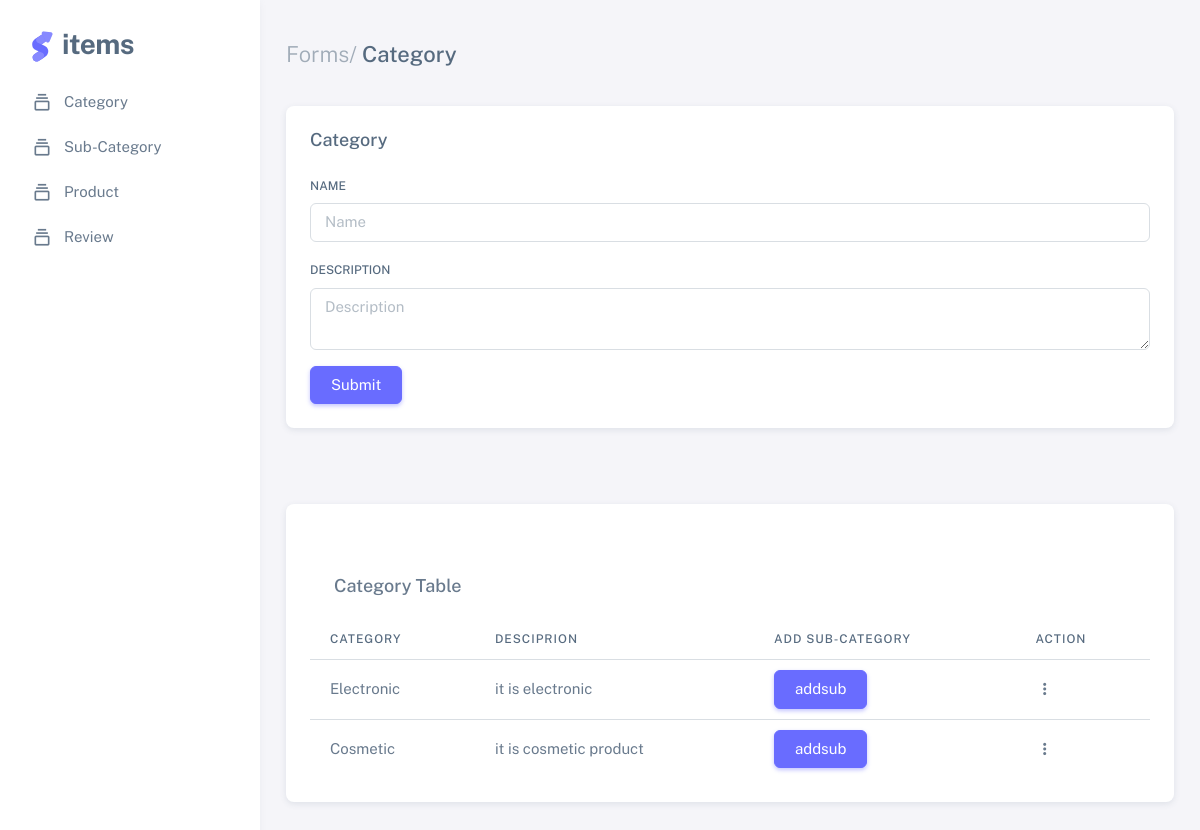
The page / on the database its author committed.
### brand/models.py (models this page shows, shortened)
class Category(models.Model):
	category_name = models.CharField(max_length=100)
	category_desc = models.TextField(blank=True,null=True)

### brand/views.py (the view, shortened to what this page needs)
# urls.py: path('',CategoryView.as_view(),name='category'),
class CategoryView(View):
	def get(self,request):
		categoryobj= Category.objects.all()
		return render (request,'category.html',{'categoryobj':categoryobj})

### template/category.html (shortened to what this page needs)
{% load static %}
<!DOCTYPE html>
<html
  lang="en"
  class="light-style layout-menu-fixed layout-compact"
  dir="ltr"
  data-theme="theme-default"
  data-template="vertical-menu-template-free">
  <head>
    <link rel="stylesheet" href="{% static 'assets/vendor/fonts/boxicons.css' %}" />
    <link rel="stylesheet" href="{% static 'assets/vendor/css/core.css' %}" class="template-customizer-core-css" />
    <link rel="stylesheet" href="{% static 'assets/vendor/css/theme-default.css' %}" class="template-customizer-theme-css" />
    <link rel="stylesheet" href="{% static 'assets/css/demo.css' %}" />
    <link rel="stylesheet" href="{% static 'assets/vendor/libs/perfect-scrollbar/perfect-scrollbar.css' %}" />
    <link rel="stylesheet" href="{% static 'assets/vendor/libs/apex-charts/apex-charts.css' %}" />
  </head>
  <body>
    <div class="layout-wrapper layout-content-navbar">
      <div class="layout-container">
        <aside id="layout-menu" class="layout-menu menu-vertical menu bg-menu-theme">
          <div class="app-brand demo">
            <a href="index.html" class="app-brand-link">
              <span class="app-brand-logo demo">
              </span>
              <span class="app-brand-text demo menu-text fw-bold ms-2">ITEMS</span>
            </a>
          </div>
          <ul class="menu-inner py-1">
            <li class="menu-item">
              <a href="" class="menu-link">
                <i class="menu-icon tf-icons bx bx-collection"></i>
                <div data-i18n="Basic">Category</div>
              </a>
            </li>
            <li class="menu-item">
              <a href="" class="menu-link">
                <i class="menu-icon tf-icons bx bx-collection"></i>
                <div data-i18n="Basic">Sub-Category</div>
              </a>
            </li>
            <li class="menu-item">
              <a href="" class="menu-link">
                <i class="menu-icon tf-icons bx bx-collection"></i>
                <div data-i18n="Basic">Product</div>
              </a>
            </li>
            <li class="menu-item">
              <a href="" class="menu-link">
                <i class="menu-icon tf-icons bx bx-collection"></i>
                <div data-i18n="Basic">Review</div>
              </a>
            </li>
          </ul>
        </aside>
        <div class="layout-page">
          <div class="content-wrapper">
            <div class="container-xxl flex-grow-1 container-p-y">
              <h4 class="py-3 mb-4"><span class="text-muted fw-light">Forms/</span> Category</h4>
              <div class="row">
                <div class="col-xl">
                  <div class="card mb-4">
                    <div class="card-header d-flex justify-content-between align-items-center">
                      <h5 class="mb-0">Category</h5>
                    </div>
                    <div class="card-body">
                      <form action="{% url 'category' %}"method="post">
                        <div class="mb-3">
                          <label class="form-label" for="basic-default-fullname"> Name</label>
                          <input type="text" class="form-control" id="basic-default-fullname" placeholder="Name" name="category_name" />
                        </div>
                        <div class="mb-3">
                          <label class="form-label" for="basic-default-message">description</label>
                          <textarea
                            id="basic-default-message"
                            class="form-control"
                            name="category_desc"
                            placeholder="Description"></textarea>
                        </div>
                        <button type="submit" class="btn btn-primary">Submit</button>
                      </form>
                    </div>
                  </div>
                </div>
              </div>
            </div>
          </div>
          <div class="content-wrapper">
            <div class="container-xxl flex-grow-1 container-p-y">
             <div class="row">
              <div class="col-xxl">
                <div class="card mb-4">
                  <div class="card-header d-flex align-iteAms-center justify-content-between">
                  </div>
                  <div class="card-body">
                    <h5 class="card-header">Category Table </h5>
        <div class="table-responsive text-nowrap">
          <table class="table">
            <thead>
              <tr>
                <th>Category</th>
                <th>Desciprion</th>
                <th>Add sub-category</th>
                <th>Action</th>
              </tr>
            </thead>
            <tbody class="table-border-bottom-0">
              {% for item in categoryobj %}
              <tr>
                <td>
                 {{ item.category_name }}
                </td>
                <td>{{ item.category_desc  }}</td>
                  <td>
                  <a href="{% url 'subcategory' item.id %}" class="btn btn-primary">
                      addsub
                  </a>
                </td>
                <td>
                  <div class="dropdown">
                    <button type="button" class="btn p-0 dropdown-toggle hide-arrow" data-bs-toggle="dropdown">
                      <i class="bx bx-dots-vertical-rounded"></i>
                    </button>
                  </div>
                </td>
              </tr>
              {% endfor %}
            </tbody>
          </table>
        </div>
                  </div>
                  </div>
                </div>
              </div>
             </div>
          </div>
        </div>
      </div>
    </div>
  </body>
</html>

### static/assets/css/demo.css (style rules this page uses)
.menu .app-brand.demo { height: 64px; margin-top: 12px; }
.app-brand-logo.demo svg { width: 22px; height: 38px; }
.app-brand-text.demo { font-size: 1.75rem; letter-spacing: -0.5px; text-transform: lowercase; }

### rows shown on the page
Category: category_name "Electronic", category_desc "it is electronic"
Category: category_name "Cosmetic", category_desc "it is cosmetic product"
